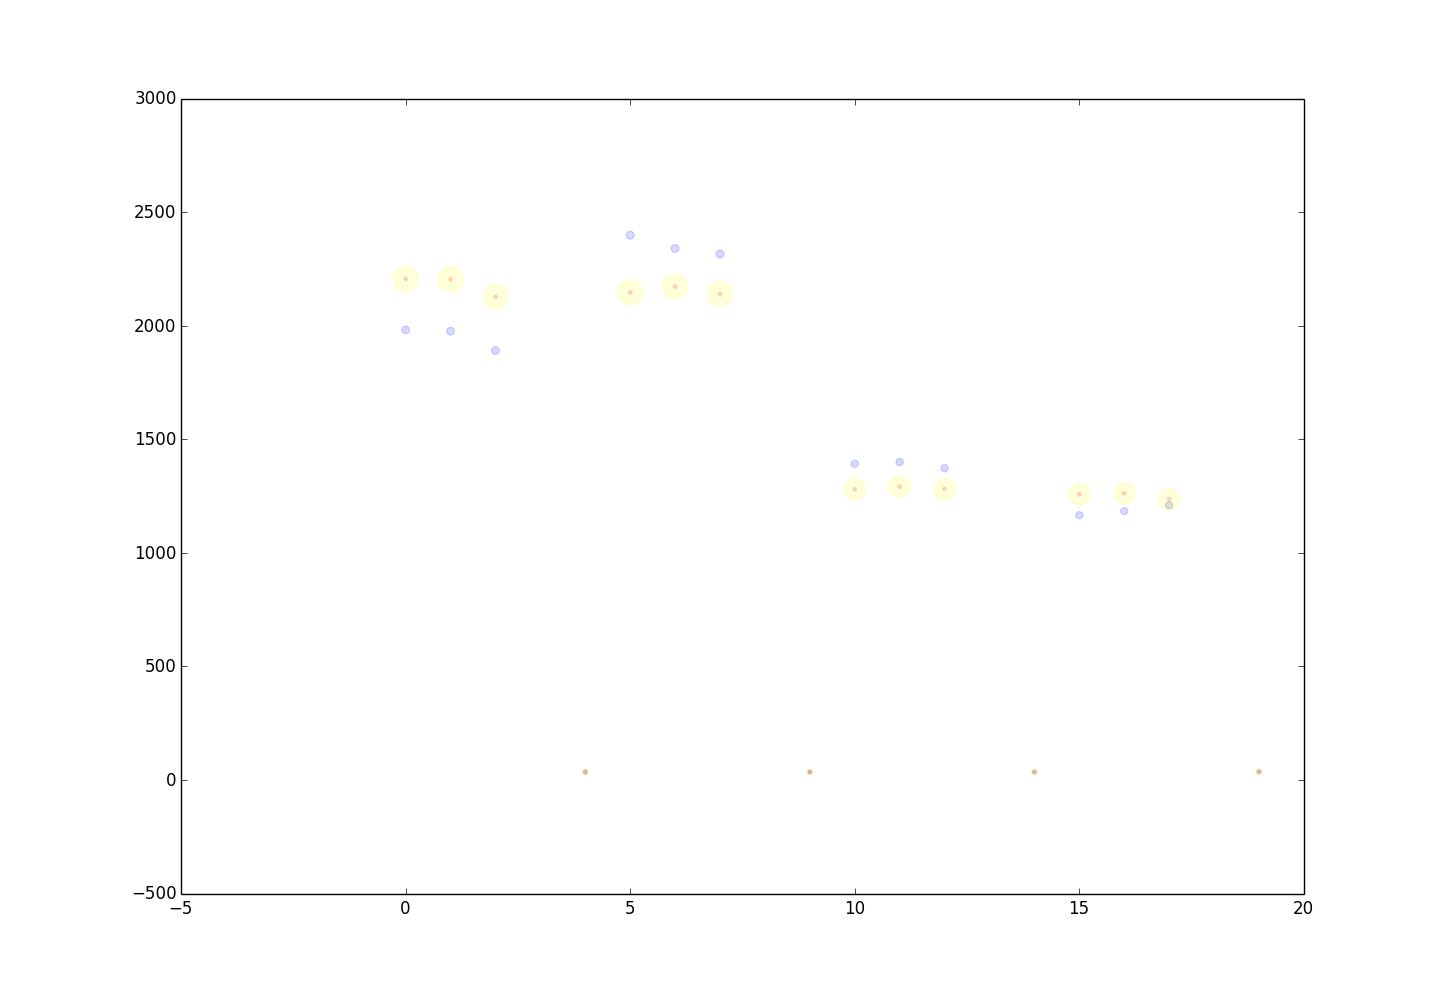

Recreate this plot in Python.
import numpy as np
import matplotlib.pyplot as plt

import json
fname = "/Users/elidai/Desktop/sdsc.json"
infile = open(fname,'r')
data = infile.read()
mydata = json.loads(data)
a = []
b = []
c = []

for i in range(20):
	length_day = len(mydata[i]["datapoints"])
	# adding a filter to avoid 'null' in the list
	total_day = sum(filter(None, list(zip(*mydata[i]["datapoints"][(length_day - 8640):length_day])[0])))
	avg_day = float(total_day / 8640)
	a.append(avg_day)

for i in range(20):
	length_hr = len(mydata[i]["datapoints"])
	# adding a filter to avoid 'null' in the list
	total_hr = sum(filter(None, list(zip(*mydata[i]["datapoints"][(length_hr - 360):length_hr])[0])))
	avg_hr = float(total_hr / 360)
	b.append(avg_hr)
	
for i in range(20):
	length_day = len(mydata[i]["datapoints"])
	# adding a filter to avoid 'null' in the list
	total_day = sum(filter(None, list(zip(*mydata[i]["datapoints"][(length_day - 8640):length_day])[0])))
	avg_day = float(total_day / 8640)	
	c.append(avg_day)
		
x = np.arange(20)
y = np.asarray(a)
area1 = np.pi * np.asarray(a) **0.1

q = np.arange(20)
p = np.asarray(b)
area2 = np.pi * np.asarray(b) **0.3

m = np.arange(20)
n = np.asarray(c)
area3 = np.pi * np.asarray(c) **0.6

plt.scatter(x, y, s=area1, alpha=0.15, color = 'red')  # minut
plt.scatter(q, p, s=area2, alpha=0.15, color = 'blue')  # hour
plt.scatter(m, n, s=area3, alpha=0.15, color = 'yellow')  # day

plt.show()
